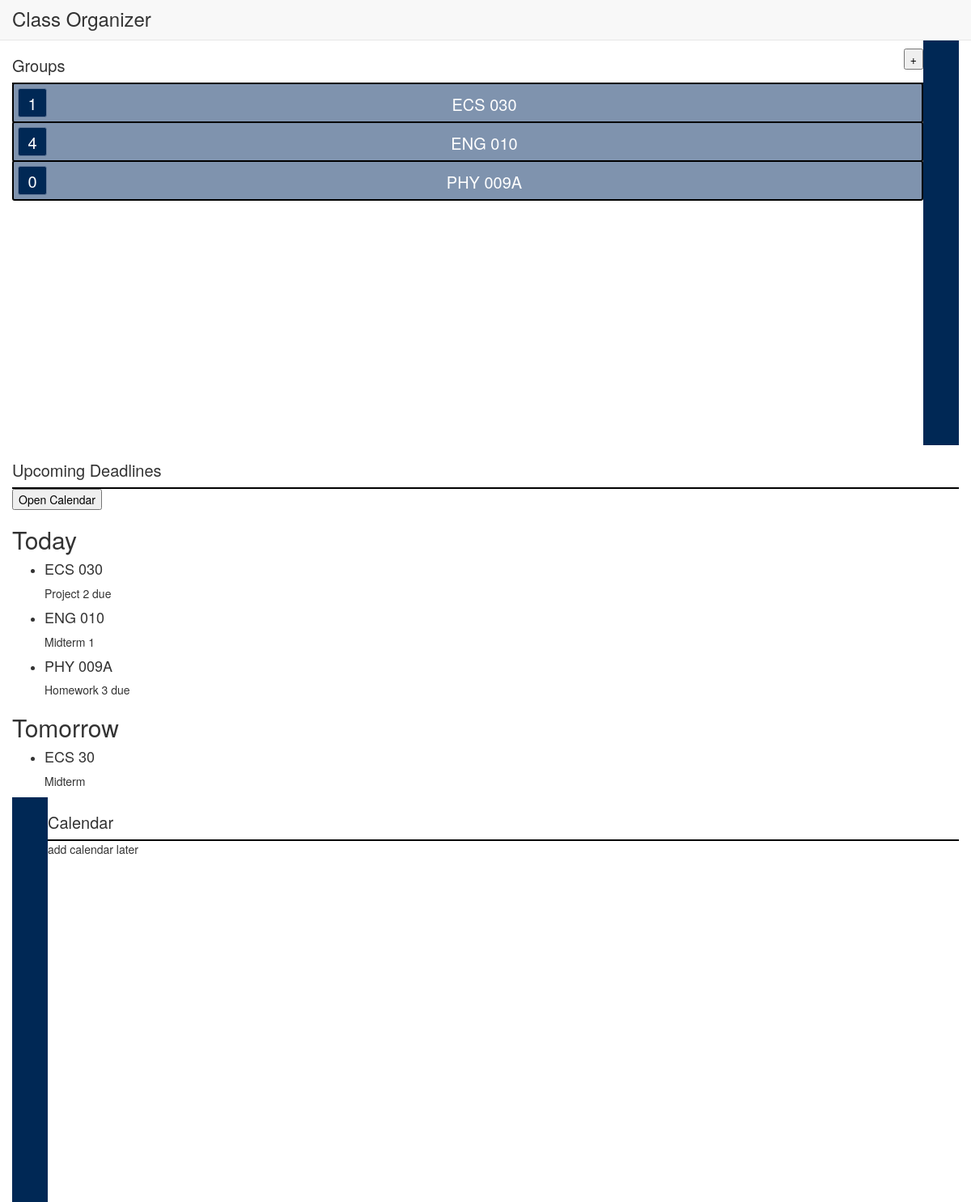
Page /test/ (signed in) on the earlier database version.
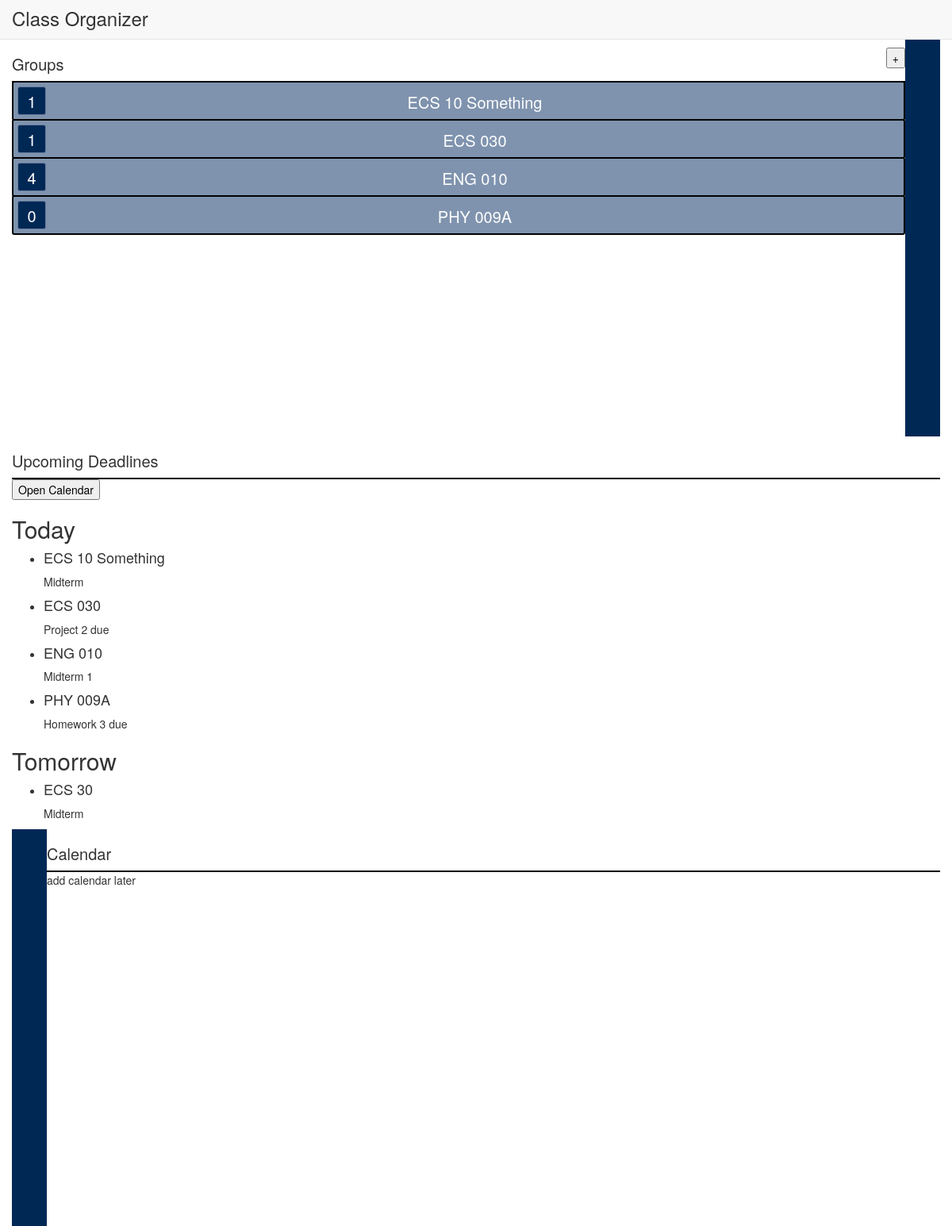
Same page on the later database version.
### course/models.py (models this page shows, shortened)
class Course(TimeStampedModel):
	name = models.CharField(max_length=256)
	last_date = models.DateField(blank=True)
	owner = models.ForeignKey(User)
	def __unicode__(self):
		return self.name

class Deadline(TimeStampedModel):
	name = models.CharField(max_length=256)
	course = models.ForeignKey(Course)
	date_due = models.DateField(blank=True)
	maker = models.ForeignKey(User)
	def __unicode__(self):
		return self.name

### core/views.py (the view)
# urls.py: url('^test/$', 'test', name='test'),
def test(request):
	context = {'User' : request.user}
	user_courses = [course.course for course in CourseMember.objects.filter(pk=request.user.id)]
	new_updates = []
	for course in user_courses:
		new_updates.append(len(Update.objects.filter(course=course).filter(created__gte=request.user.last_login)))
	deadlines = []
	for course in user_courses:
		for deadline in Deadline.objects.filter(course=course):
			deadlines.append(deadline)
	deadlines = sorted(deadlines)
	context['deadlines'] = deadlines
	print deadlines
	context['user_courses'] = zip(user_courses, new_updates)
	return render(request, 'core/test.html', context)

### templates/core/test.html (shortened to what this page needs)
{%extends "core/base.html"%}
{%block content%}
<div class="container" id="left">
	<div class="main-content" id="groups">
		<div class="header">
			<div class="div1"><h1>Groups</h1></div>
			<div class="div2"><button type="button">+</button></div>
		</div>
		{% for course, update in user_courses %}
		<div class="group">
			<div class="notifications">
				<a href="#">{{update}}</a>
			</div>
			<a href-"#">{{course}}</a>
		</div>
		{% endfor %}
		<div class="group">
			<div class="notifications">
				<a href="#">1</a>
			</div>
			<a href="#">ECS 030</a>
		</div>
		<div class="group">
			<div class="notifications">
				<a href="#">4</a>
			</div>
			<a href="#">ENG 010</a>
		</div>
		<div class="group">
			<div class="notifications">
				<a href="#">0</a>
			</div>
			<a href="#">PHY 009A</a>
		</div>
	</div>
	<div class="side-column" id="left-bar">
	</div>
</div>
<div class="container" id="middle">
	<div id="upcoming-deadlines">
		<div class="header">
			<h1>Upcoming Deadlines</h1>
		</div>
		<button type="button">
			Open Calendar
		</button>
		<div class="deadline">
			<h2>Today</h2>
			<ul>
				{% for deadline in deadlines %}
				<li><h4>{{deadline.course}}</h4> {{deadline}} </li>
				{% endfor %}
				<li><h4>ECS 030</h4> Project 2 due</li>
				<li><h4>ENG 010</h4> Midterm 1</li>
				<li><h4>PHY 009A</h4> Homework 3 due</li>
			</ul>
		</div>
		<div class="deadline">
			<h2>Tomorrow</h2>
			<ul>
				<li><h4>ECS 30</h4> Midterm</li>
			</ul>
		</div>
	</div>
</div>
<div class="container" id="right">
	<div class="side-column" id="right-bar">
	</div>
	<div class="main-content" id="calendar">
		<div class="header">
			<h1>Calendar</h1>
		</div>
		add calendar later
	</div>
</div>
{%endblock%}

Differences in the rows shown:
added Course: update "1", name "ECS 10 Something"
added Deadline: course "ECS 10 Something", name "Midterm"
